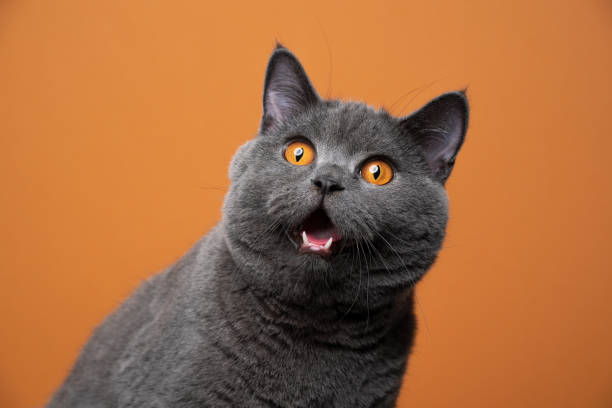
#> input picture Photos/Cat.jpg, 612 x 408 px
$ python SobelFilter.py   (older library calls are emulated)
#> lines starting #> are read from the running program, lines starting #| are printed output that depends on the picture
#> further down, original_image is the input picture: shape (408, 612, 3); mean B, G, R 64.4, 107.4, 166.1
import cv2
import numpy as np
import matplotlib.pyplot as plt

def apply_sobel_filter(image):
    if len(image.shape) == 3:
        image = cv2.cvtColor(image, cv2.COLOR_BGR2GRAY)
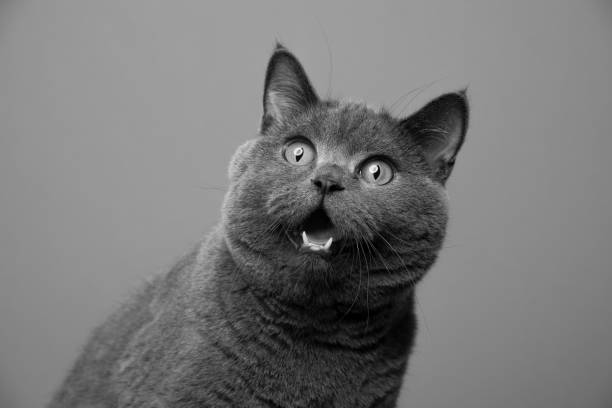
#> image: shape (408, 612); min 0, max 249, mean 120.1

    sobel_x = cv2.Sobel(image, cv2.CV_64F, 1, 0, ksize=3)
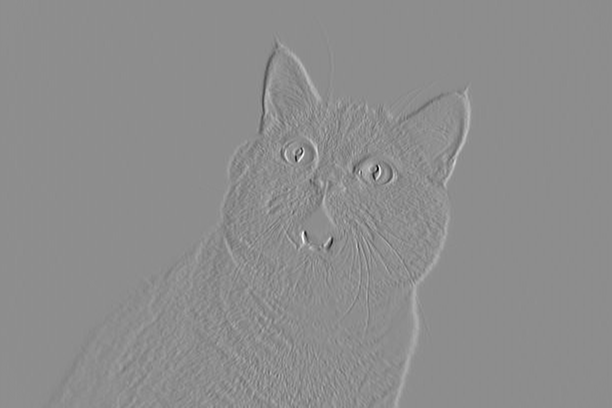
#> sobel_x: shape (408, 612) float64; min -845, max 677, mean -0.1; drawn with min black and max white
    sobel_y = cv2.Sobel(image, cv2.CV_64F, 0, 1, ksize=3)
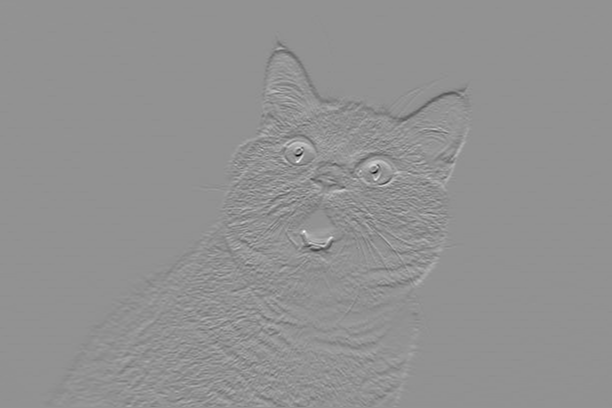
#> sobel_y: shape (408, 612) float64; min -789, max 589, mean -1.2; drawn with min black and max white

    gradient_magnitude = np.sqrt(sobel_x**2 + sobel_y**2)
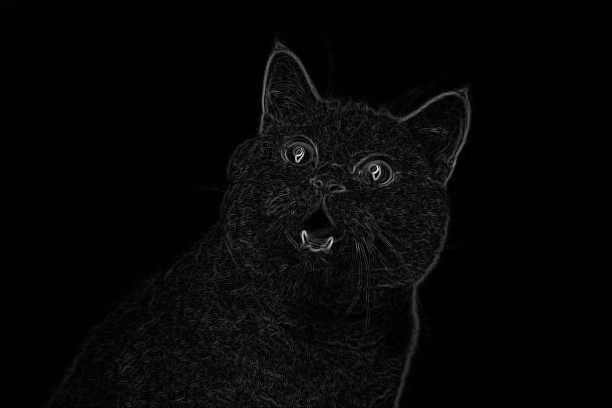
#> gradient_magnitude: shape (408, 612) float64; min 0, max 881.5, mean 22.4; drawn with min black and max white

    gradient_magnitude = cv2.normalize(gradient_magnitude, None, 0, 255, cv2.NORM_MINMAX)

    return gradient_magnitude.astype(np.uint8)

image_path = 'Photos/Cat.jpg'
original_image = cv2.imread(image_path)

plt.imshow(cv2.cvtColor(original_image, cv2.COLOR_BGR2RGB))
plt.title('Original Image')
plt.show()

sobel_filtered_image = apply_sobel_filter(original_image)

plt.imshow(sobel_filtered_image, cmap='gray')
plt.title('Sobel Filtered Image')
plt.show()
